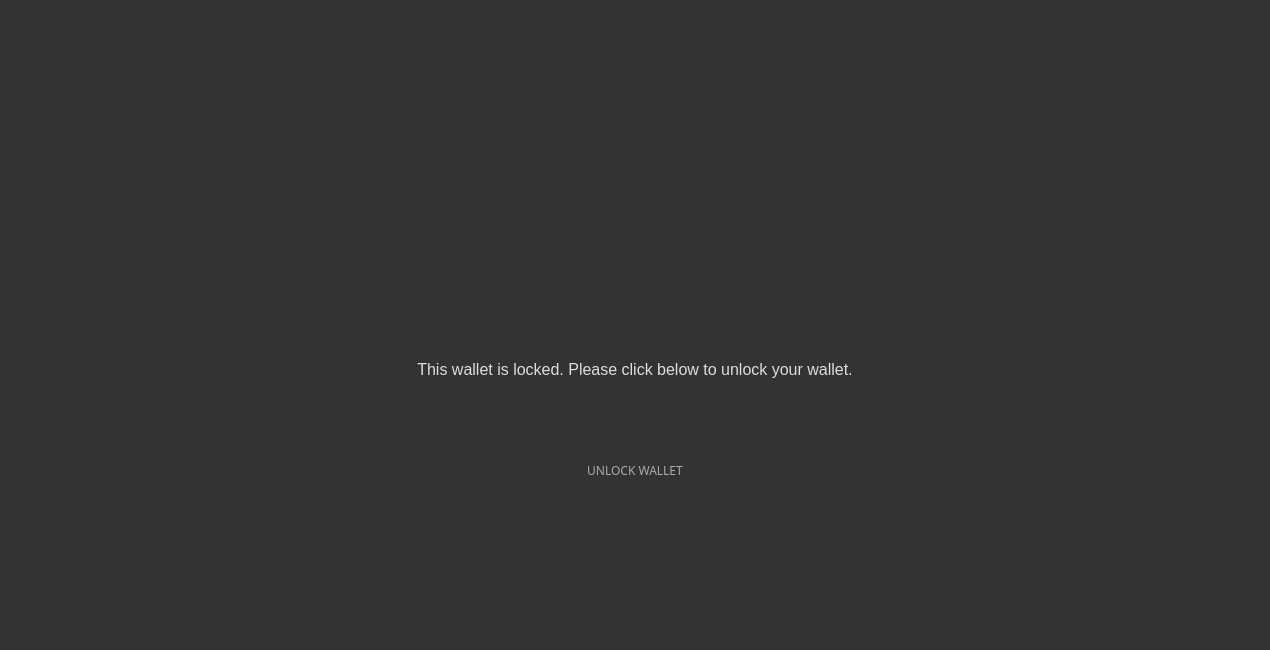
       <widget class="QGroupBox" name="lockBox">
        <property name="sizePolicy">
         <sizepolicy hsizetype="Expanding" vsizetype="Preferred">
          <horstretch>0</horstretch>
          <verstretch>0</verstretch>
         </sizepolicy>
        </property>
        <property name="minimumSize">
         <size>
          <width>1270</width>
          <height>650</height>
         </size>
        </property>
        <property name="maximumSize">
         <size>
          <width>16777215</width>
          <height>16777215</height>
         </size>
        </property>
        <property name="styleSheet">
         <string notr="true">border: 0px; color: #aaa; 
background-color: #333;</string>
        </property>
        <property name="title">
         <string/>
        </property>
        <layout class="QVBoxLayout" name="verticalLayout_6">
         <item>
          <widget class="QLabel" name="empty_1">
           <property name="sizePolicy">
            <sizepolicy hsizetype="Expanding" vsizetype="Preferred">
             <horstretch>0</horstretch>
             <verstretch>0</verstretch>
            </sizepolicy>
           </property>
           <property name="styleSheet">
            <string notr="true">color: #ddd; 
font-size: 16px;</string>
           </property>
           <property name="text">
            <string/>
           </property>
           <property name="alignment">
            <set>Qt::AlignCenter</set>
           </property>
          </widget>
         </item>
         <item alignment="Qt::AlignHCenter|Qt::AlignVCenter">
          <widget class="QLabel" name="label_36">
           <property name="sizePolicy">
            <sizepolicy hsizetype="Expanding" vsizetype="Maximum">
             <horstretch>0</horstretch>
             <verstretch>0</verstretch>
            </sizepolicy>
           </property>
           <property name="text">
            <string/>
           </property>
           <property name="pixmap">
            <pixmap resource="../../resources.qrc">:/images/lock</pixmap>
           </property>
          </widget>
         </item>
         <item>
          <widget class="QLabel" name="label_37">
           <property name="sizePolicy">
            <sizepolicy hsizetype="Expanding" vsizetype="Preferred">
             <horstretch>0</horstretch>
             <verstretch>0</verstretch>
            </sizepolicy>
           </property>
           <property name="styleSheet">
            <string notr="true">color: #ddd; 
font-size: 16px;</string>
           </property>
           <property name="text">
            <string>This wallet is locked. Please click below to unlock your wallet.</string>
           </property>
           <property name="alignment">
            <set>Qt::AlignCenter</set>
           </property>
          </widget>
         </item>
         <item alignment="Qt::AlignHCenter">
          <widget class="QPushButton" name="b1_unlockWalletButton">
           <property name="sizePolicy">
            <sizepolicy hsizetype="Expanding" vsizetype="Expanding">
             <horstretch>0</horstretch>
             <verstretch>0</verstretch>
            </sizepolicy>
           </property>
           <property name="minimumSize">
            <size>
             <width>180</width>
             <height>31</height>
            </size>
           </property>
           <property name="maximumSize">
            <size>
             <width>600</width>
             <height>50</height>
            </size>
           </property>
           <property name="font">
            <font>
             <family>Poppins</family>
            </font>
           </property>
           <property name="styleSheet">
            <string notr="true">/* This button style is handled automatically by OverviewFrame:setStyles() (in OverviewFrame.cpp) */</string>
           </property>
           <property name="text">
            <string>UNLOCK WALLET</string>
           </property>
          </widget>
         </item>
         <item>
          <widget class="QLabel" name="empty">
           <property name="sizePolicy">
            <sizepolicy hsizetype="Expanding" vsizetype="Preferred">
             <horstretch>0</horstretch>
             <verstretch>0</verstretch>
            </sizepolicy>
           </property>
           <property name="styleSheet">
            <string notr="true">color: #ddd; 
font-size: 16px;</string>
           </property>
           <property name="text">
            <string/>
           </property>
           <property name="alignment">
            <set>Qt::AlignCenter</set>
           </property>
          </widget>
         </item>
        </layout>
       </widget>
